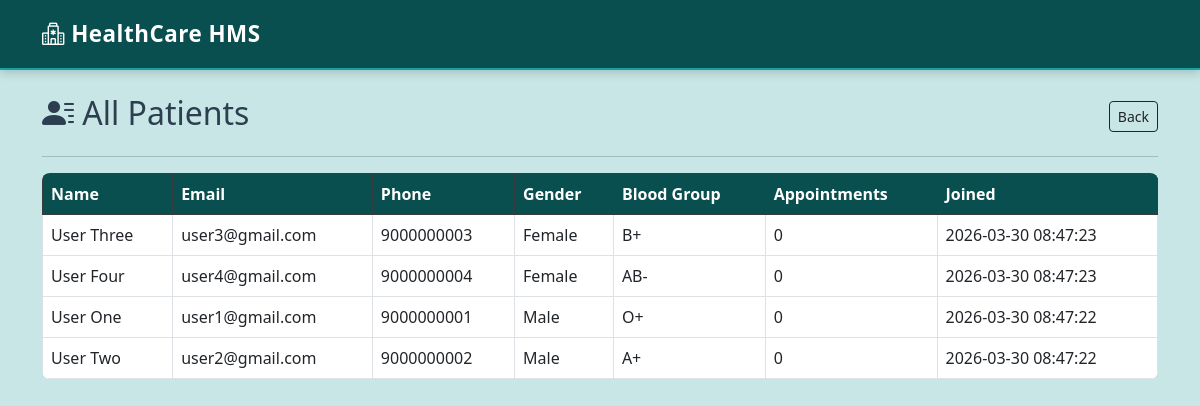
The app's page /admin/patients (signed in) with its own data.
### tables this page shows
CREATE TABLE users (
            id INTEGER PRIMARY KEY AUTOINCREMENT,
            full_name TEXT NOT NULL,
            email TEXT UNIQUE NOT NULL,
            phone TEXT,
            gender TEXT,
            blood_group TEXT,
            dob TEXT,
            password_hash TEXT NOT NULL,
            created_at TEXT DEFAULT CURRENT_TIMESTAMP
        );

### app.py (the view)
@app.route('/admin/patients')
@admin_required
def admin_patients():
    db = get_db()
    patients = db.execute("""
        SELECT u.*, (SELECT COUNT(*) FROM appointments WHERE user_id=u.id) as apt_count
        FROM users u ORDER BY u.created_at DESC
    """).fetchall()
    return render_template('admin_patients.html', patients=patients)

### app.py (called while the page is built)
def get_db():
    if 'db' not in g:
        g.db = sqlite3.connect(DATABASE)
        g.db.row_factory = sqlite3.Row
        g.db.execute("PRAGMA foreign_keys = ON")
    return g.db

def admin_required(f):
    @wraps(f)
    def decorated(*args, **kwargs):
        if 'admin_id' not in session:
            flash('Admin login required.', 'warning')
            return redirect(url_for('admin_login'))
        return f(*args, **kwargs)
    return decorated

@app.context_processor
def inject_now():
    return {'now': datetime.now()}

### templates/admin_patients.html (shortened to what this page needs)
{% extends 'base.html' %}
{% block content %}
<div class="container py-4">
    <div class="d-flex justify-content-between align-items-center mb-3">
        <h2><i class="bi bi-person-lines-fill"></i> All Patients</h2>
        <a href="{{ url_for('admin_dashboard') }}" class="btn btn-outline-dark btn-sm">Back</a>
    </div>
    <hr>
    {% if patients %}
    <div class="table-responsive">
        <table class="table table-bordered table-hover">
            <thead class="table-dark">
                <tr>
                    <th>Name</th>
                    <th>Email</th>
                    <th>Phone</th>
                    <th>Gender</th>
                    <th>Blood Group</th>
                    <th>Appointments</th>
                    <th>Joined</th>
                </tr>
            </thead>
            <tbody>
                {% for p in patients %}
                <tr>
                    <td>{{ p.full_name }}</td>
                    <td>{{ p.email }}</td>
                    <td>{{ p.phone }}</td>
                    <td>{{ p.gender }}</td>
                    <td>{{ p.blood_group }}</td>
                    <td>{{ p.apt_count }}</td>
                    <td>{{ p.created_at }}</td>
                </tr>
                {% endfor %}
            </tbody>
        </table>
    </div>
    {% else %}
        <div class="alert alert-light">No patients registered yet.</div>
    {% endif %}
</div>
{% endblock %}

### static/css/style.css (style rules this page uses)
body { display: flex; flex-direction: column; min-height: 100vh; background-color: #0e3d3d; color: #2c3e50; margin: 0; padding: 0; }
.table { border-radius: 8px; overflow: hidden; }
.table-dark, .table-dark th { background: #0a4f4f !important; }

### records on screen
users: full_name "User Three", email "user3@gmail.com", phone "9000000003", gender "Female", blood_group "B+", apt_count "0", created_at "2026-03-30 08:47:23"
users: full_name "User Four", email "user4@gmail.com", phone "9000000004", gender "Female", blood_group "AB-", apt_count "0", created_at "2026-03-30 08:47:23"
users: full_name "User One", email "user1@gmail.com", phone "9000000001", gender "Male", blood_group "O+", apt_count "0", created_at "2026-03-30 08:47:22"
users: full_name "User Two", email "user2@gmail.com", phone "9000000002", gender "Male", blood_group "A+", apt_count "0", created_at "2026-03-30 08:47:22"
